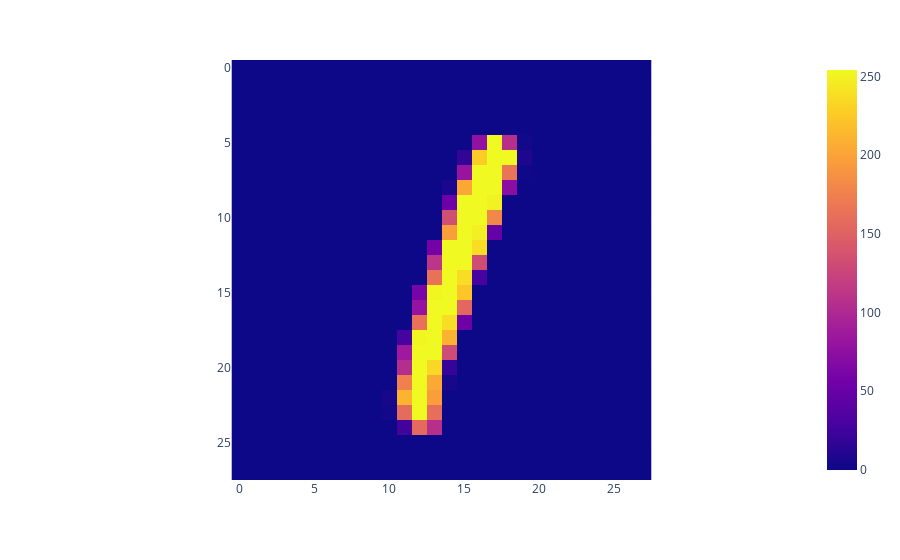

Source (notebook cell):
### Code cell
px.imshow(data_set[0][5])

### Figure 1 — Plotly figure (JSON) as saved in the notebook; plotly's stock layout.template omitted (floating-point values rounded to 4 significant figures; data arrays with more than 128 entries replaced by an {"elided": "..."} marker saying what was removed)
{"data": [{"coloraxis": "coloraxis", "hovertemplate": "x: %{x}<br>y: %{y}<br>color: %{z}<extra></extra>", "name": "0", "type": "heatmap", "xaxis": "x", "yaxis": "y", "z": {"elided": "28x28 int values"}}], "layout": {"coloraxis": {"colorscale": [[0, "#0d0887"], [0.1111, "#46039f"], [0.2222, "#7201a8"], [0.3333, "#9c179e"], [0.4444, "#bd3786"], [0.5556, "#d8576b"], [0.6667, "#ed7953"], [0.7778, "#fb9f3a"], [0.8889, "#fdca26"], [1, "#f0f921"]]}, "margin": {"t": 60}, "xaxis": {"anchor": "y", "constrain": "domain", "domain": [0, 1], "scaleanchor": "y"}, "yaxis": {"anchor": "x", "autorange": "reversed", "constrain": "domain", "domain": [0, 1]}}}
